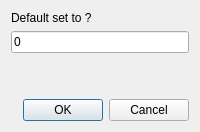
<?xml version="1.0" encoding="UTF-8"?>
<ui version="4.0">
 <class>Form</class>
 <widget class="QWidget" name="Form">
  <property name="windowTitle">
   <string>Form</string>
  </property>
  <layout class="QHBoxLayout" name="horizontalLayout">
   <item>
    <layout class="QVBoxLayout" name="verticalLayout">
     <item>
      <widget class="QLabel" name="label">
       <property name="text">
        <string>Default set to ?</string>
       </property>
      </widget>
     </item>
     <item>
      <widget class="QLineEdit" name="lineEdit">
       <property name="text">
        <string>0</string>
       </property>
      </widget>
     </item>
     <item>
      <spacer name="verticalSpacer">
       <property name="orientation">
        <enum>Qt::Vertical</enum>
       </property>
       <property name="sizeHint" stdset="0">
        <size>
         <width>20</width>
         <height>40</height>
        </size>
       </property>
      </spacer>
     </item>
     <item>
      <widget class="QDialogButtonBox" name="buttonBox">
       <property name="standardButtons">
        <set>QDialogButtonBox::Cancel|QDialogButtonBox::Ok</set>
       </property>
      </widget>
     </item>
    </layout>
   </item>
  </layout>
 </widget>
 <resources/>
 <connections/>
</ui>
